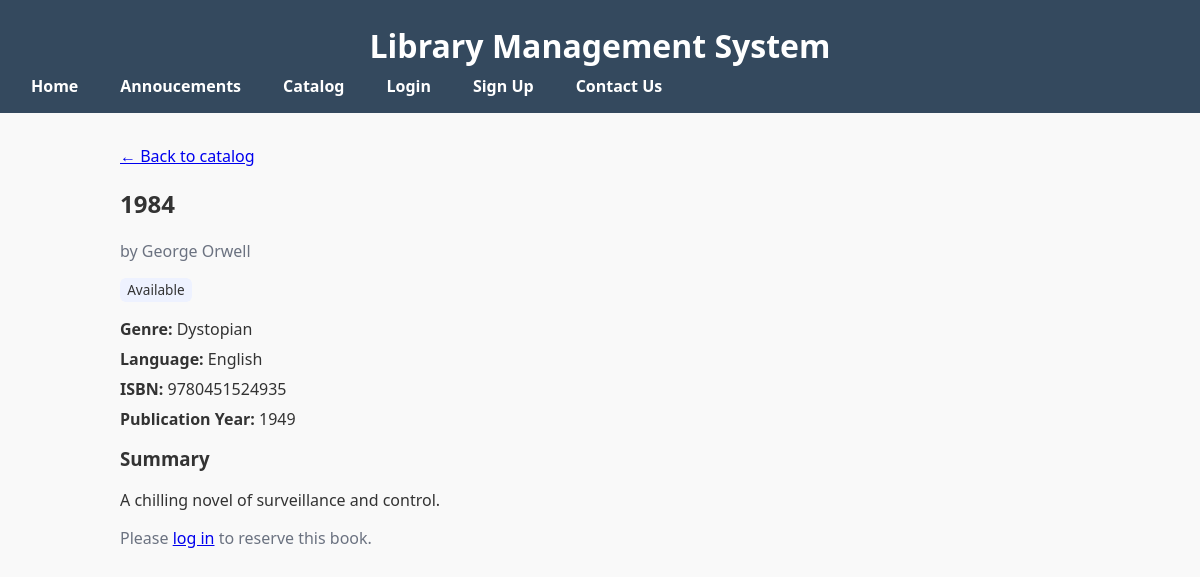
The page /php/book.php?id=2 on the database its author committed.
### tables this page shows
CREATE TABLE IF NOT EXISTS books (
    book_id INT AUTO_INCREMENT PRIMARY KEY,
    title VARCHAR(150) NOT NULL,
    author VARCHAR(100),
    genre VARCHAR(50),
    language VARCHAR(50),
    isbn VARCHAR(20) UNIQUE,
    publication_year INT,
    summary TEXT,
    available BOOLEAN DEFAULT TRUE
);

### php/book.php (the view, shortened to what this page needs)
<?php
include "connect.php";
$id = isset($_GET['id']) ? (int) $_GET['id'] : 0;
$stmt = mysqli_prepare(
  $database,
  "SELECT book_id, title, author, genre, language, isbn, publication_year, summary, available
   FROM books
   WHERE book_id = ? LIMIT 1"
);
mysqli_stmt_bind_param($stmt, "i", $id);
mysqli_stmt_execute($stmt);
$result = mysqli_stmt_get_result($stmt);
$book = mysqli_fetch_assoc($result);
function h($s) {
  return htmlspecialchars((string)$s, ENT_QUOTES);
}
?>
<!DOCTYPE html>
<html lang="en">
<head>
  <link rel="stylesheet" href="styles.css">
</head>
<body>
<?php include 'nav.php'; ?>
<main class="container">
  <p><a href="catalog.php">← Back to catalog</a></p>
  <h2><?= h($book['title']) ?></h2>
  <p class="muted">by <?= h($book['author'] ?? 'Unknown') ?></p>
  <div class="badge"><?= $book['available'] ? 'Available' : 'Checked Out' ?></div>
  <div class="details">
    <?php if (!empty($book['genre'])): ?>
      <div><strong>Genre:</strong> <?= h($book['genre']) ?></div>
    <?php endif; ?>
    <?php if (!empty($book['language'])): ?>
      <div><strong>Language:</strong> <?= h($book['language']) ?></div>
    <?php endif; ?>
    <?php if (!empty($book['isbn'])): ?>
      <div><strong>ISBN:</strong> <?= h($book['isbn']) ?></div>
    <?php endif; ?>
    <?php if (!empty($book['publication_year'])): ?>
      <div><strong>Publication Year:</strong> <?= h($book['publication_year']) ?></div>
    <?php endif; ?>
  </div>
  <?php if (!empty($book['summary'])): ?>
    <h3 style="margin-top:1rem;">Summary</h3>
    <p><?= nl2br(h($book['summary'])) ?></p>
  <?php endif; ?>
   <div style="margin-top:1rem;">
    <?php if (isset($_SESSION['user_id'])): ?>
      <form method="post" action="reserve.php" style="display:inline;">
        <input type="hidden" name="book_id" value="<?= (int)$book['book_id'] ?>">
        <button type="submit">Reserve this book</button>
      </form>
    <?php else: ?>
      <p class="muted">Please <a href="login.php">log in</a> to reserve this book.</p>
    <?php endif; ?>
   </div>
</main>
</body>
</html>

### php/styles.css (style rules this page uses)
body { font-family: 'Segoe UI', Tahoma, Geneva, Verdana, sans-serif; margin: 0; padding: 0; background: #f9f9f9; color: #333; }
main { padding: 2rem; }
.muted { color: #777; }
.badge { font-size:.75rem; background:#eef2ff; padding:.15rem .4rem; border-radius:.5rem; }
.muted { color:#6b7280; }
.details { display:grid; gap:.5rem; margin-top:1rem; }
.badge { display:inline-block; padding:.15rem .45rem; border-radius:.375rem; font-size:.85rem; background:#eef2ff; }
.container { max-width: 960px; margin: 0 auto; padding: 16px; }

### rows shown on the page
books: title "1984", author "George Orwell", genre "Dystopian", language "English", isbn "9780451524935", publication_year "1949", summary "A chilling novel of surveillance and control."

### other values the page prints
$authText "Login"
$accountText "Sign Up"
